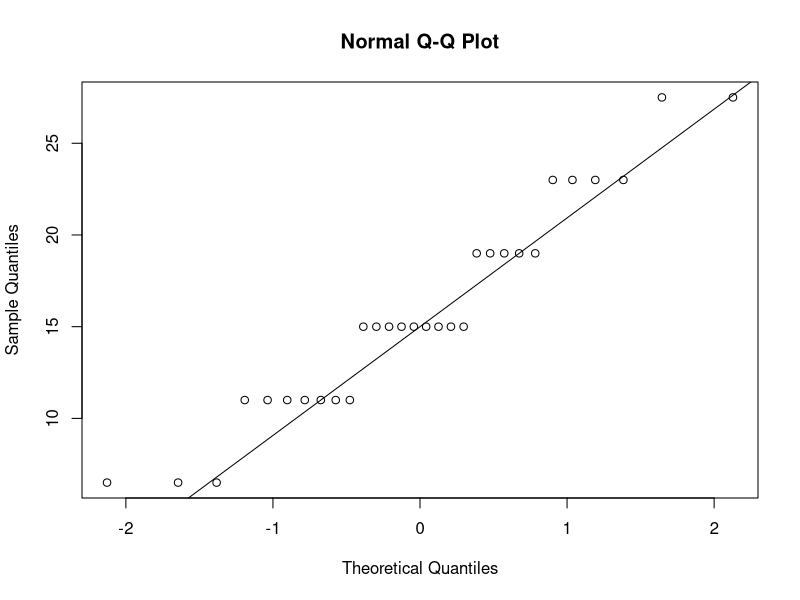
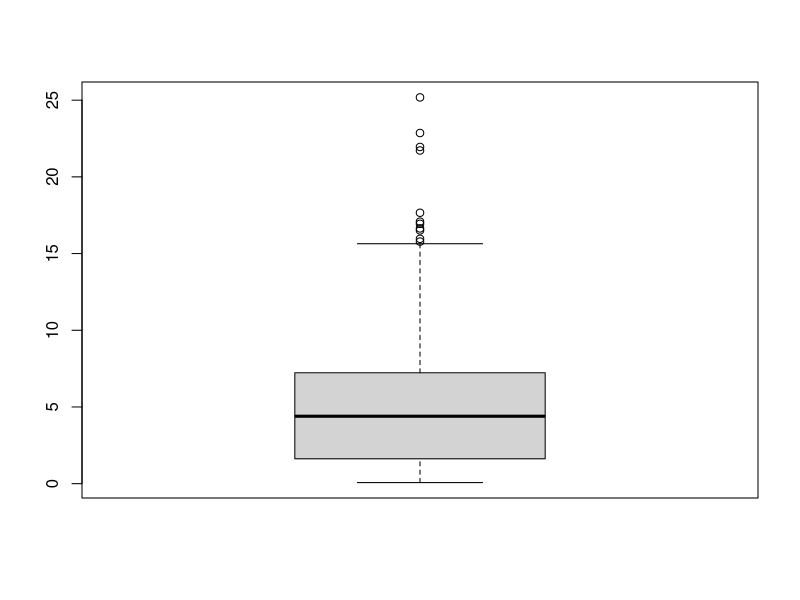
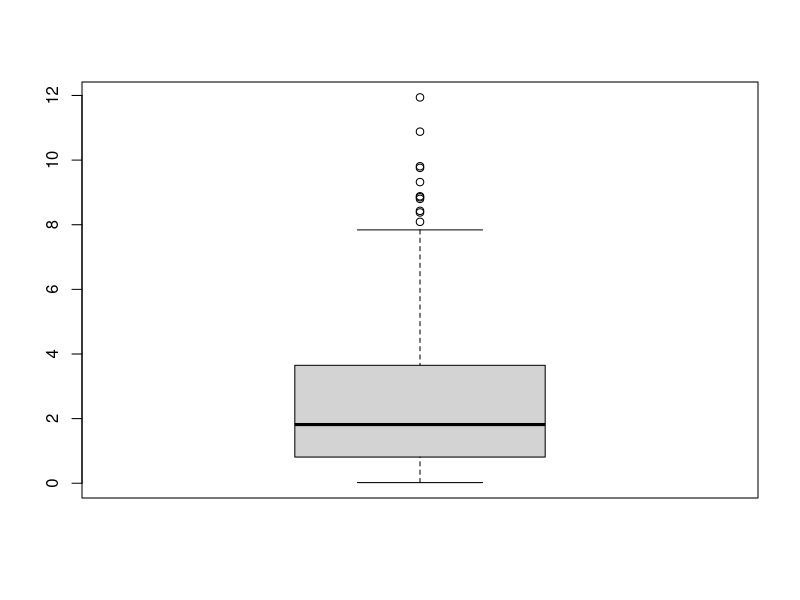
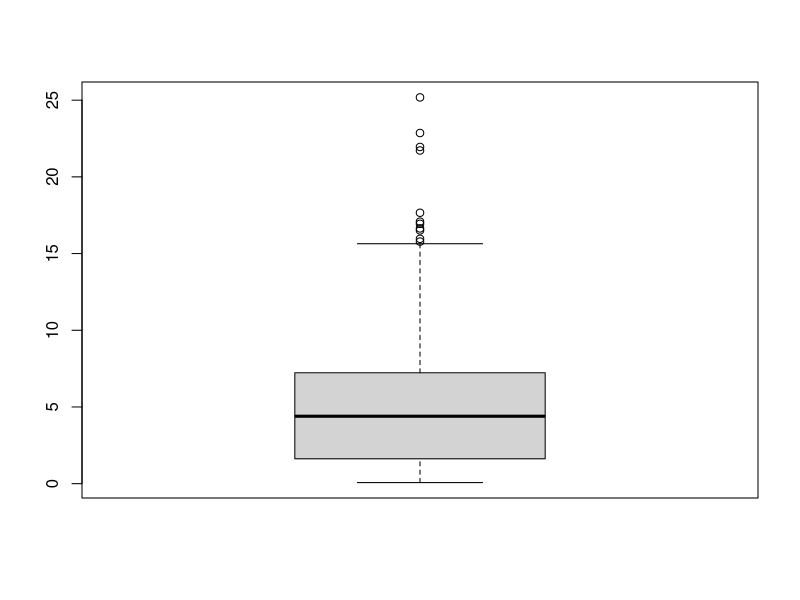
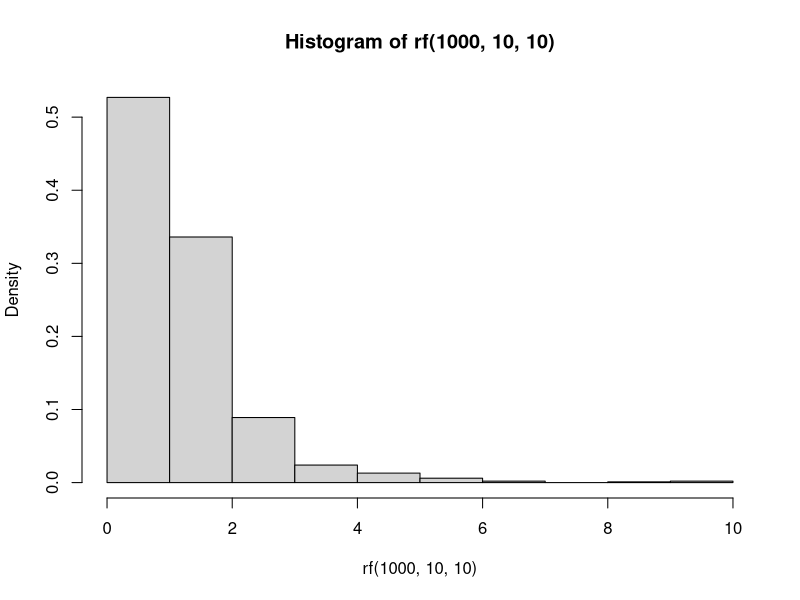
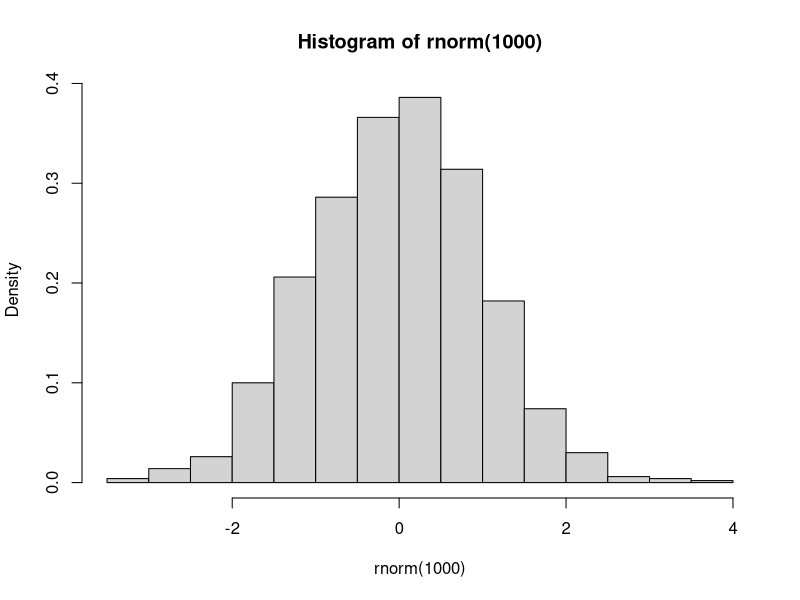

The R script that drew these images, in order:

#1. uzorak######################################################

mi <- c(4,9,13,17,21,25,30)
fi <- c(3,7,9,5,4,2)

ml <- mi[1:length(mi)-1] #leve granice
md <- mi[2:length(mi)] #desne
xi<-(ml+md)/2 #nasi predstavnici intervala - sredine intervala
xi

x<-rep(xi,fi) #nas aproksimativni uzorak
x

#OBIM POPULACIJE------------------------
n<-length(x)
n<-sum(fi)

#MAKSIMUM APROKS UZORKA-----------------
maxU <- max(x)

#Medijalni interval--------------------
#onaj sa > n/2 kum sume
cumsum(fi)
n/2
#to je treci interval - (13,17]

#modus aproksimativnog uzorka-----------
tx<-table(x)
modus <- as.numeric(names(tx)[tx==max(tx)])

#aritmeticka sredina uzorka-------------
xn <- mean(x)

#standardna devijacija uzorka-----------
sn<-sqrt(sd(x)^2*(n-1)/n)

#koef. asimetrije - skewness----------
mi3 <- mean((x-xn)^3)
mi2 <- mean((x-xn)^2)
koefasim <- mi3/mi2^(3/2)


#treci decil-----------------------
tdecil <- quantile(x, probs = 0.30)


#realizovanu vrednost empirijske funkcije raspodele fn(19.7):
funk <- ecdf(x)
rez <- funk(19.7)

#drugi nacin
cumsum(fi)/n #gledamo cetvrtu vrednost

#QQPLOT-------------------------
qqnorm(x)
qqline(x)


#2. zadatak##############################################################

#kvantil reda 0.35 Pirsonove hi kvadrat, step slob 10
qchisq(0.35, 10)

#kvantil reda 0.6 Studentove raspodele t10:
qt(p=0.6, df=10)

#treci kvartil Gausove raspodele N(4, 2):
qnorm(0.30, 4, 2)

#vrednost funkcije raspodele Uniformne raspodele U(1; 5) u x = 3.5
punif(3.5, 1, 5)

#vrednost funkcije raspodele Binomne raspodele B(50; 0:75) u x = 30:
pbinom(30, 50, 0.75)

#verovatnocu P(X > 12:5); gde X : N(15; 3):
1-pnorm(12.5, 15, 3)
pnorm(12.5,15,3, lower.tail = FALSE)


#4. zadatak-------------------------

pnorm(1.282)
pnorm(1.645)
pnorm(1.960)
pnorm(2.326)
pnorm(2.576)
pnorm(3.090)
pnorm(3.291)
pnorm(3.891)
pnorm(4.417)


#########PRIMERI SA SLEKA######################

#1. zadatak##############################################################

#Prvi kvartil N(1,2)
qnorm(0.25, 1, 2)

#Kvantil reda 0.25 hikv 4 rasp
qchisq(0.25, 4)

#Kvantil reda 0.45 B(12, 0.1)
qbinom(0.45,12,0.1)

#vrednost funkcije gustine U(0.1, 0.9)
dunif(0.75, 0.1, 0.9)

#vrednost fje raspodele E(0.1) rasp u 10
pexp(10, 0.1)


#verovatnoca P(Z<=0.25) N(0, 2.5)
pnorm(0.25, 0, 2.5)
1-pnorm(0.25, 0, 2.5)



#2. zadatak##############################################################

x=c(1,1,2,2,3,3,1,1,2,2,4,4,1,1,2,2,3,3)
table(x)

n<-length(x) #obim
n

#sedmi element varijacionog niza
sort(x)[7]

#modus
tx<-table(x)
modus <- as.numeric(names(tx)[tx==max(tx)])
modus

#000000000000000000000000000000000

# *nekorigovana uzoracka disperzija 
    sn2 <- sd(x)^2*(n-1)/n
    sn2 <- sn^2 #preko standardne devijacije ako je imamo
    
# *nekorigovana standardna devijacija:
    sn <- sqrt(sd(x)^2*(n-1)/n) #ovako smo na vezbama
    sn <- sqrt(sn2)


# **korigovana uzoracka disperzija
    sn2korig <- sd(x)^2
    sn2korig <- var(x)

# **korigovana standardna devijacija 
    snkorig <- sd(x)

#000000000000000000000000000000000000000
    
#aritm sredina
xn <- mean(x)

#kurtosis - spljostenost
mi4 <- mean((x-xn)^4)
mi2 <- mean((x-xn)^2)

koefsplj <- mi4/mi2^2
koefsplj

#drugi kvartil
quantile(x, 0.50) #==median
median(x)

#kvanil reda 0.87
quantile(x, 0.87)

#vrednost realizovane fje raspodele f*N(1.999)
ecdf(x)(1.999) #mrsuljin
cumsum(table(x))/length(x)


#3. zadatak##############################################################

set.seed(2019)
x<-round(rexp(250, rate=0.2), digits=2)
y<-round(rexp(250, rate=0.4), digits=2)


#a) frekvencija elementa 3.5
table(x) #nula

#b) kovarijansa
cov(x,y)

#c) naci nekorigovanu standardnu devijaciju razlike ovih uzoraka
z<- x-y
nz<-length(z)
snz<-sqrt(sd(z)^2*(nz-1)/nz)
snz

#d) koliko ima autlajera (outliers) u x i y?
boxplot(x)
boxplot(y)

length(boxplot(x)$out)
manjiX <- x[x<quantile(x,0.25) - 1.5*IQR(x)]
length(manjiX)

veciX <- x[x>quantile(x,0.75) + 1.5*IQR(x)]
length(veciX)



manjiY <- y[y<=quantile(y,0.25) - 1.5*IQR(y)]
length(manjiY)

veciY <- y[y>=quantile(y,0.75) + 1.5*IQR(y)]
length(veciY)

hist(x = rf(1000,10,10), probability = TRUE)
hist(x=rnorm(1000), probability = TRUE)

